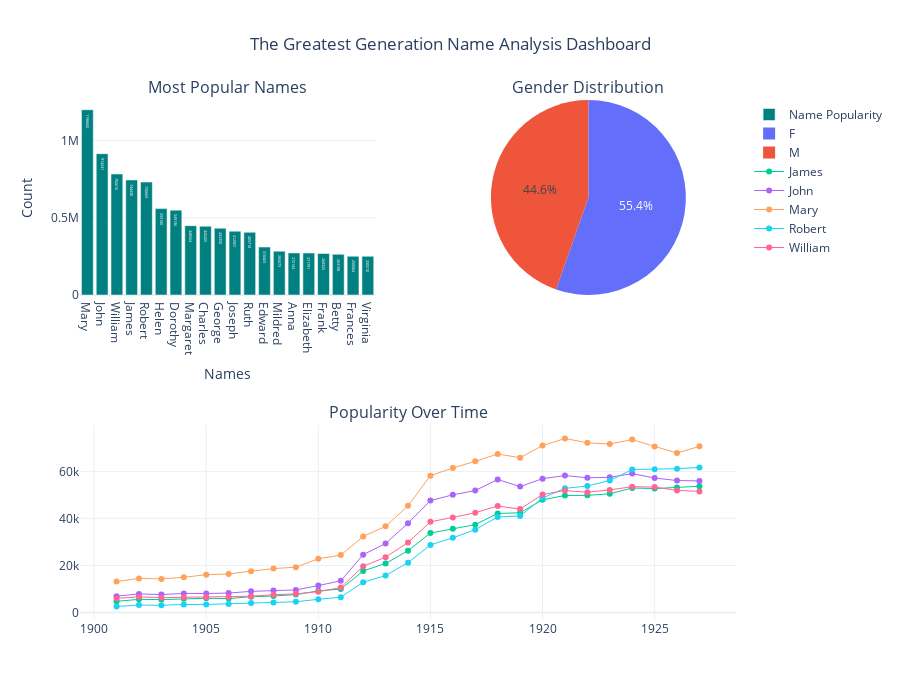

Write notebook code for a chart like this one.
### Markdown cell above
## The Greatest Generation (1901 - 1927)

### Code cell
# Filter the DataFrame for The Greatest Generation years
df_greatest_generation = df_baby_names[["Name", "Year", "Gender", "Count"]][
    (df_baby_names.Year >= 1901) & (df_baby_names.Year <= 1927)
]


# Group by "Name" and "Gender" to calculate the total count for each gender
grouped = df_greatest_generation.groupby(["Name", "Gender"], as_index=False).agg({"Count": "sum"})

# Find the most popular gender for each name
most_popular_gender = (
    grouped.loc[grouped.groupby("Name")["Count"].idxmax()]  
    .rename(columns={"Count": "MaxGenderCount"})            
    [["Name", "Gender"]]                                    
)

# Merge the most popular gender back into the original DataFrame
df_greatest_generation = (
    df_greatest_generation.groupby("Name", as_index=False)
    .agg({
        "Year": "min",          # Earliest year
        "Count": "sum"          # Total count
    })
    .merge(most_popular_gender, on="Name", how="left")       
)

# Sort by Count in descending order
df_greatest_generation = df_greatest_generation.sort_values(by="Count", ascending=False)

bar_chart = go.Bar(
    x=df_greatest_generation.iloc[:20]["Name"],
    y=df_greatest_generation.iloc[:20]["Count"],
    text=df_greatest_generation["Count"],
    textposition='auto',
    name="Name Popularity",
    marker=dict(color='teal')
)

gender_distribution = df_greatest_generation["Gender"].value_counts()
pie_chart = go.Pie(
    labels=gender_distribution.index,
    values=gender_distribution.values,
    name="Gender Distribution"
)

# Retrieves the 5 most popular names for the Generation
df_line_chart_name = df_greatest_generation.iloc[:5][["Name", "Gender"]] 

# Return only the names in the previous dataset from the original dataset
df_filtered = df_baby_names[df_baby_names["Name"].isin(df_line_chart_name["Name"])] 

# Filter the filtered dataset to only return the years between 1901 to 1927
df_filtered = df_filtered[(df_filtered["Year"] >= 1901) & (df_filtered["Year"] <= 1927)]


# Return all the fields Name, Year, Count, Gender
df_line_chart = df_filtered[["Name", "Year", "Count", "Gender"]] 

# Merge the previous df_line_chart_name with df_line_chart to return the right names with most popular gender by years in the generation
df_line_chart_actual = pd.merge(df_line_chart, df_line_chart_name, on=['Name', 'Gender'], how='inner')

line_chart = go.Figure()

# Group by "Name" and iterate through the groups directly
for name, group in df_line_chart_actual.groupby("Name"):
    line_chart.add_trace(go.Scatter(
        x=group["Year"],
        y=group["Count"],
        mode='lines+markers',
        name=name,  
        line=dict(width=1),
        marker=dict(size=6),
        text=group["Name"]  
    ))

# Update Layout for Better Visualization
line_chart.update_layout(
    title="Popularity of Names Over Time",
    xaxis_title="Year",
    yaxis_title="Count",
    template="plotly_white",
    showlegend=True,
)

# Create a Subplot Layout
fig = make_subplots(
    rows=2, cols=2,
    specs=[[{"type": "bar"}, {"type": "pie"}], [{"type": "scatter", "colspan": 2}, None]],
    subplot_titles=("Most Popular Names", "Gender Distribution", "Popularity Over Time")
)

# Add the Bar Chart and Pie Chart to the Subplot
fig.add_trace(bar_chart, row=1, col=1)
fig.add_trace(pie_chart, row=1, col=2)

# Add the scatter plot from the line_chart to the subplot
for trace in line_chart.data:
    fig.add_trace(trace, row=2, col=1)

# Update Layout
fig.update_layout(
    title_text="The Greatest Generation Name Analysis Dashboard",
    title_x=0.5,
    height=700,
    showlegend=True,
    template="plotly_white",
    xaxis_title="Names",
    yaxis_title="Count"
)
# Display the Dashboard
fig.show()

### Figure 1 — Plotly figure (JSON) as saved in the notebook; plotly's stock layout.template omitted (floating-point values rounded to 4 significant figures; data arrays with more than 128 entries replaced by an {"elided": "..."} marker saying what was removed)
{"data": [{"marker": {"color": "teal"}, "name": "Name Popularity", "text": {"elided": "17144 int values"}, "textposition": "auto", "type": "bar", "x": ["Mary", "John", "William", "James", "Robert", "Helen", "Dorothy", "Margaret", "Charles", "George", "Joseph", "Ruth", "Edward", "Mildred", "Anna", "Elizabeth", "Frank", "Betty", "Frances", "Virginia"], "xaxis": "x", "y": [1198600, 914241, 782616, 744438, 730669, 559100, 549136, 448564, 445205, 432350, 412907, 405718, 310403, 283473, 272144, 271791, 268325, 263108, 250564, 250210], "yaxis": "y"}, {"domain": {"x": [0.55, 1], "y": [0.625, 1]}, "labels": ["F", "M"], "name": "Gender Distribution", "type": "pie", "values": [9495, 7649]}, {"line": {"width": 1}, "marker": {"size": 6}, "mode": "lines+markers", "name": "James", "text": ["James", "James", "James", "James", "James", "James", "James", "James", "James", "James", "James", "James", "James", "James", "James", "James", "James", "James", "James", "James", "James", "James", "James", "James", "James", "James", "James"], "type": "scatter", "x": [1901, 1902, 1903, 1904, 1905, 1906, 1907, 1908, 1909, 1910, 1911, 1912, 1913, 1914, 1915, 1916, 1917, 1918, 1919, 1920, 1921, 1922, 1923, 1924, 1925, 1926, 1927], "xaxis": "x2", "y": [4735, 5592, 5479, 5855, 6042, 5908, 6707, 7012, 7595, 9194, 9952, 17644, 20832, 26263, 33773, 35568, 37338, 42115, 42392, 47908, 49750, 49803, 50463, 52941, 52681, 53195, 53677], "yaxis": "y2"}, {"line": {"width": 1}, "marker": {"size": 6}, "mode": "lines+markers", "name": "John", "text": ["John", "John", "John", "John", "John", "John", "John", "John", "John", "John", "John", "John", "John", "John", "John", "John", "John", "John", "John", "John", "John", "John", "John", "John", "John", "John", "John"], "type": "scatter", "x": [1901, 1902, 1903, 1904, 1905, 1906, 1907, 1908, 1909, 1910, 1911, 1912, 1913, 1914, 1915, 1916, 1917, 1918, 1919, 1920, 1921, 1922, 1923, 1924, 1925, 1926, 1927], "xaxis": "x2", "y": [6900, 7907, 7608, 8108, 8059, 8264, 8983, 9343, 9590, 11450, 13446, 24587, 29329, 37947, 47576, 50043, 51852, 56558, 53523, 56913, 58215, 57281, 57467, 59052, 57196, 56108, 55948], "yaxis": "y2"}, {"line": {"width": 1}, "marker": {"size": 6}, "mode": "lines+markers", "name": "Mary", "text": ["Mary", "Mary", "Mary", "Mary", "Mary", "Mary", "Mary", "Mary", "Mary", "Mary", "Mary", "Mary", "Mary", "Mary", "Mary", "Mary", "Mary", "Mary", "Mary", "Mary", "Mary", "Mary", "Mary", "Mary", "Mary", "Mary", "Mary"], "type": "scatter", "x": [1901, 1902, 1903, 1904, 1905, 1906, 1907, 1908, 1909, 1910, 1911, 1912, 1913, 1914, 1915, 1916, 1917, 1918, 1919, 1920, 1921, 1922, 1923, 1924, 1925, 1926, 1927], "xaxis": "x2", "y": [13136, 14486, 14275, 14961, 16067, 16370, 17580, 18665, 19259, 22848, 24390, 32304, 36642, 45346, 58187, 61438, 64280, 67365, 65836, 70983, 73984, 72176, 71635, 73534, 70586, 67834, 70642], "yaxis": "y2"}, {"line": {"width": 1}, "marker": {"size": 6}, "mode": "lines+markers", "name": "Robert", "text": ["Robert", "Robert", "Robert", "Robert", "Robert", "Robert", "Robert", "Robert", "Robert", "Robert", "Robert", "Robert", "Robert", "Robert", "Robert", "Robert", "Robert", "Robert", "Robert", "Robert", "Robert", "Robert", "Robert", "Robert", "Robert", "Robert", "Robert"], "type": "scatter", "x": [1901, 1902, 1903, 1904, 1905, 1906, 1907, 1908, 1909, 1910, 1911, 1912, 1913, 1914, 1915, 1916, 1917, 1918, 1919, 1920, 1921, 1922, 1923, 1924, 1925, 1926, 1927], "xaxis": "x2", "y": [2543, 3180, 3044, 3414, 3410, 3635, 4020, 4219, 4563, 5609, 6526, 12836, 15684, 21188, 28737, 31741, 35220, 40619, 41025, 48679, 52779, 53796, 56113, 60800, 60895, 61131, 61673], "yaxis": "y2"}, {"line": {"width": 1}, "marker": {"size": 6}, "mode": "lines+markers", "name": "William", "text": ["William", "William", "William", "William", "William", "William", "William", "William", "William", "William", "William", "William", "William", "William", "William", "William", "William", "William", "William", "William", "William", "William", "William", "William", "William", "William", "William"], "type": "scatter", "x": [1901, 1902, 1903, 1904, 1905, 1906, 1907, 1908, 1909, 1910, 1911, 1912, 1913, 1914, 1915, 1916, 1917, 1918, 1919, 1920, 1921, 1922, 1923, 1924, 1925, 1926, 1927], "xaxis": "x2", "y": [5990, 6617, 6311, 6416, 6495, 6566, 6904, 7529, 7913, 8844, 10593, 19626, 23538, 29753, 38563, 40418, 42422, 45291, 43970, 50146, 51862, 51113, 52136, 53506, 53308, 51921, 51480], "yaxis": "y2"}], "layout": {"annotations": [{"font": {"size": 16}, "showarrow": false, "text": "Most Popular Names", "x": 0.225, "xanchor": "center", "xref": "paper", "y": 1, "yanchor": "bottom", "yref": "paper"}, {"font": {"size": 16}, "showarrow": false, "text": "Gender Distribution", "x": 0.775, "xanchor": "center", "xref": "paper", "y": 1, "yanchor": "bottom", "yref": "paper"}, {"font": {"size": 16}, "showarrow": false, "text": "Popularity Over Time", "x": 0.5, "xanchor": "center", "xref": "paper", "y": 0.375, "yanchor": "bottom", "yref": "paper"}], "height": 700, "showlegend": true, "title": {"text": "The Greatest Generation Name Analysis Dashboard", "x": 0.5}, "xaxis": {"anchor": "y", "domain": [0, 0.45], "title": {"text": "Names"}}, "xaxis2": {"anchor": "y2", "domain": [0, 1]}, "yaxis": {"anchor": "x", "domain": [0.625, 1], "title": {"text": "Count"}}, "yaxis2": {"anchor": "x2", "domain": [0, 0.375]}}}
